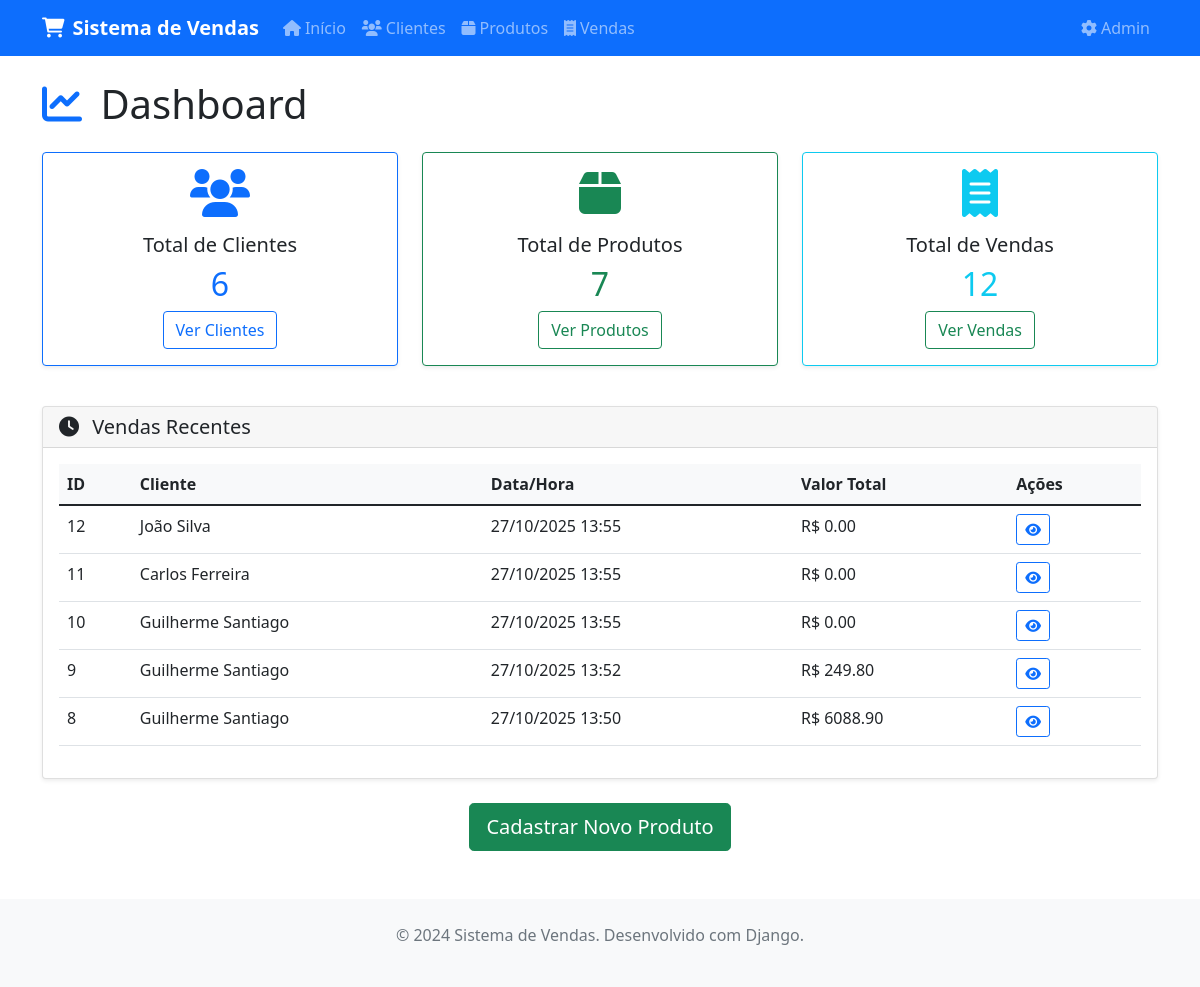
The app's page /vendas/ with its own data.
### vendas/models.py (models this page shows, shortened)
class Venda(models.Model):
    STATUS_CHOICES = [
        ('processamento', 'Em Processamento'),
        ('pago', 'Pago'),
        ('cancelado', 'Cancelado'),
    ]
    cliente = models.ForeignKey(Cliente, on_delete=models.CASCADE, verbose_name="Cliente")
    produtos = models.ManyToManyField(Produto, through='ItemVenda', verbose_name="Produtos")
    data_hora = models.DateTimeField(default=timezone.now, verbose_name="Data e Hora")
    valor_total = models.DecimalField(max_digits=10, decimal_places=2, verbose_name="Valor Total")
    status = models.CharField(max_length=20, choices=STATUS_CHOICES, default='processamento', verbose_name="Status")
    class Meta:
        verbose_name = "Venda"
        verbose_name_plural = "Vendas"
        ordering = ['data_hora']

class Cliente(models.Model):
    nome = models.CharField(max_length=200, verbose_name="Nome")
    email = models.EmailField(verbose_name="E-mail")
    data_cadastro = models.DateTimeField(auto_now_add=True, verbose_name="Data de Cadastro")
    class Meta:
        verbose_name = "Cliente"
        verbose_name_plural = "Clientes"
        ordering = ['nome']

### vendas/views.py (the view)
# urls.py: path('', views.home, name='home'),
def home(request):
    context = {
        'total_clientes': Cliente.objects.count(),
        'total_produtos': Produto.objects.count(),
        'total_vendas': Venda.objects.count(),
        'vendas_recentes': Venda.objects.order_by('-data_hora')[:5],
    }
    return render(request, 'vendas/home.html', context)

### vendas/templates/vendas/home.html (shortened to what this page needs)
{% extends 'vendas/base.html' %}
{% block content %}
<div class="row">
    <div class="col-12">
        <h1 class="mb-4">
            <i class="fas fa-chart-line text-primary me-2"></i>
            Dashboard
        </h1>
    </div>
</div>
<div class="row mb-4">
    <div class="col-md-4 mb-3">
        <div class="card text-center border-primary">
            <div class="card-body">
                <i class="fas fa-users fa-3x text-primary mb-3"></i>
                <h5 class="card-title">Total de Clientes</h5>
                <h2 class="text-primary">{{ total_clientes }}</h2>
                <a href="{% url 'vendas:cliente_list' %}" target="_blank" class="btn btn-outline-primary">
                    Ver Clientes
                </a>
            </div>
        </div>
    </div>
    <div class="col-md-4 mb-3">
        <div class="card text-center border-success">
            <div class="card-body">
                <i class="fas fa-box fa-3x text-success mb-3"></i>
                <h5 class="card-title">Total de Produtos</h5>
                <h2 class="text-success">{{total_produtos}}</h2>
                <a href="{% url 'vendas:produto_list' %}" class="btn btn-outline-success">
                    Ver Produtos
                </a>
            </div>
        </div>
    </div>
    <div class="col-md-4 mb-3">
        <div class="card text-center border-info">
            <div class="card-body">
                <i class="fas fa-receipt fa-3x text-info mb-3"></i>
                <h5 class="card-title">Total de Vendas</h5>
                <h2 class="text-info">{{ total_vendas }}</h2>
                <a href="{% url 'vendas:venda_list' %}" class="btn btn-outline-success">
                    Ver Vendas
                </a>
            </div>
        </div>
    </div>
</div>
<div class="row">
    <div class="col-12">
        <div class="card">
            <div class="card-header">
                <h5 class="mb-0">
                    <i class="fas fa-clock me-2"></i>
                    Vendas Recentes
                </h5>
            </div>
            <div class="card-body">
                {% if vendas_recentes %}
                    <div class="table-responsive">
                        <table class="table table-hover">
                            <thead>
                                <tr>
                                    <th>ID</th>
                                    <th>Cliente</th>
                                    <th>Data/Hora</th>
                                    <th>Valor Total</th>
                                    <th>Ações</th>
                                </tr>
                            </thead>
                            <tbody>
                                {% for venda in vendas_recentes %}
                                <tr>
                                    <td>{{ venda.id }}</td>
                                    <td>{{ venda.cliente.nome }}</td>
                                    <td>{{ venda.data_hora|date:"d/m/Y H:i" }}</td>
                                    <td>R$ {{ venda.valor_total }}</td>
                                    <td>
                                        <a href="{% url 'vendas:venda_detail' venda.pk %}"
                                           class="btn btn-sm btn-outline-primary">
                                            <i class="fas fa-eye"></i>
                                        </a>
                                    </td>
                                </tr>
                                {% endfor %}
                            </tbody>
                        </table>
                    </div>
                {% else %}
                    <p class="text-muted text-center py-3">
                        <i class="fas fa-info-circle me-2"></i>
                        Nenhuma venda registrada ainda.
                    </p>
                {% endif %}
            </div>
        </div>
    </div>
</div>
<div class="row mt-4">
    <div class="col-12 text-center">
        <a href="{% url 'vendas:produto_creates' %}" class="btn btn-success btn-lg">
            Cadastrar Novo Produto
        </a>
    </div>
</div>
{% endblock %}

### vendas/templates/vendas/base.html (shortened to what this page needs)
<!DOCTYPE html>
<html lang="pt-br">
<head>
    <link href="https://cdn.jsdelivr.net/npm/bootstrap@5.1.3/dist/css/bootstrap.min.css" rel="stylesheet">
    <link href="https://cdnjs.cloudflare.com/ajax/libs/font-awesome/6.0.0/css/all.min.css" rel="stylesheet">
</head>
<body>
    <nav class="navbar navbar-expand-lg navbar-dark bg-primary">
        <div class="container">
            <a class="navbar-brand" href="{% url 'vendas:home' %}">
                <i class="fas fa-shopping-cart me-2"></i>Sistema de Vendas
            </a>
            <div class="collapse navbar-collapse" id="navbarNav">
                <ul class="navbar-nav me-auto">
                    <li class="nav-item">
                        <a class="nav-link" href="{% url 'vendas:home' %}">
                            <i class="fas fa-home me-1"></i>Início
                        </a>
                    </li>
                    <li class="nav-item">
                        <a class="nav-link" href="{% url 'vendas:cliente_list' %}">
                            <i class="fas fa-users me-1"></i>Clientes
                        </a>
                    </li>
                    <li class="nav-item">
                        <a class="nav-link" href="{% url 'vendas:produto_list' %}">
                            <i class="fas fa-box me-1"></i>Produtos
                        </a>
                    </li>
                    <li class="nav-item">
                        <a class="nav-link" href="{% url 'vendas:venda_list' %}">
                            <i class="fas fa-receipt me-1"></i>Vendas
                        </a>
                    </li>
                </ul>
                <ul class="navbar-nav">
                    <li class="nav-item">
                        <a class="nav-link" href="{% url 'admin:index' %}">
                            <i class="fas fa-cog me-1"></i>Admin
                        </a>
                    </li>
                </ul>
            </div>
        </div>
    </nav>
    <main class="container mt-4">
        {% block content %}
        {% endblock %}
    </main>
    <footer class="bg-light text-center text-muted py-4 mt-5">
        <div class="container">
            <p>&copy; 2024 Sistema de Vendas. Desenvolvido com Django.</p>
        </div>
    </footer>
</body>
</html>

### vendas/templates/vendas/base.html (style rules this page uses)
.navbar-brand { font-weight: bold; }
.card { box-shadow: 0 0.125rem 0.25rem rgba(0, 0, 0, 0.075); border: 1px solid rgba(0, 0, 0, 0.125); }
.table th { background-color: #f8f9fa; }

### records on screen
Venda: id "12", cliente.nome "João Silva", data_hora "27/10/2025 13:55", valor_total "0.00"
Venda: id "11", cliente.nome "Carlos Ferreira", data_hora "27/10/2025 13:55", valor_total "0.00"
Venda: id "10", cliente.nome "Guilherme Santiago", data_hora "27/10/2025 13:55", valor_total "0.00"
Venda: id "9", cliente.nome "Guilherme Santiago", data_hora "27/10/2025 13:52", valor_total "249.80"
Venda: id "8", cliente.nome "Guilherme Santiago", data_hora "27/10/2025 13:50", valor_total "6088.90"

### other values on screen
{{ total_clientes }} "6"
{{ total_produtos }} "7"
{{ total_vendas }} "12"
